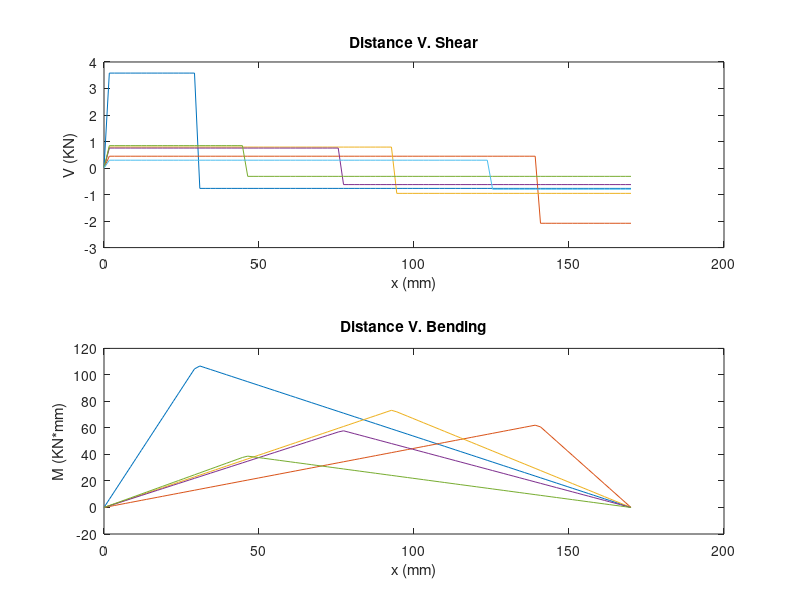

This figure's MATLAB source: (Note: this script raises an error after producing the figure.)

%Gabriel Bisco, Noah, and Anthony
%Group 15

%reaction forces gear-by-gear case:
%KN
R1= [3.581062693 0.446273338 0.790629582 0.753541152 0.844722362 0.296129686];
R2= [0.767370577 2.082608911 0.954916248 0.623899663 0.313364747 0.798262632];
%gear distance (mm) (order: 154362)
D= [30 140 93 77 46 124];
Gear = [1 5 4 3 6 2]
%radial loads(KN)
Fr = [4.34843327 2.528882249 1.74554583 1.377440815 1.158087109 1.094392318];
%shaft length (mm)
L=170;

x=linspace(0,170); 

for i = 1:6
V=R1(i)*(x>0)- Fr(i)*(x>D(i))- R2(i)*(x>170);
M=R1(i)*x- Fr(i)*(x-D(i)).*(x>D(i));
subplot(211)
plot(x,V);
title('Distance V. Shear')
xlabel('x (mm)')
ylabel('V (KN)')

if i==6
    legend("Gear:"+string(Gear(1)),"Gear:"+string(Gear(2)),"Gear:"+string(Gear(3)),"Gear:"+string(Gear(4)),"Gear:"+string(Gear(5)),"Gear:"+string(Gear(6)))
end

hold on
subplot(212)
plot(x,M);
title('Distance V. Bending')
xlabel('x (mm)')
ylabel('M (KN*mm)')

if i==6
    legend("Gear:"+string(Gear(1)),"Gear:"+string(Gear(2)),"Gear:"+string(Gear(3)),"Gear:"+string(Gear(4)),"Gear:"+string(Gear(5)),"Gear:"+string(Gear(6)))
end

hold on
end

